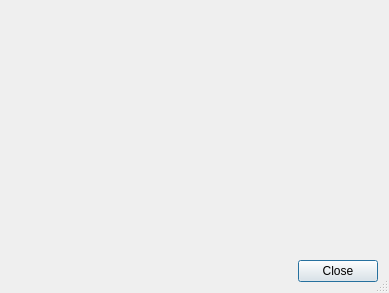
<?xml version="1.0" encoding="UTF-8"?>
<ui version="4.0">
 <class>AddDataObject</class>
 <widget class="QDialog" name="AddDataObject">
  <property name="geometry">
   <rect>
    <x>0</x>
    <y>0</y>
    <width>389</width>
    <height>293</height>
   </rect>
  </property>
  <property name="windowTitle">
   <string>Dialog</string>
  </property>
  <property name="locale">
   <locale language="English" country="UnitedStates"/>
  </property>
  <property name="sizeGripEnabled">
   <bool>true</bool>
  </property>
  <layout class="QVBoxLayout" name="verticalLayout">
   <item>
    <widget class="QLabel" name="textlabel">
     <property name="text">
      <string notr="true"/>
     </property>
    </widget>
   </item>
   <item>
    <widget class="KEditListWidget" name="keditlistwidget">
     <property name="buttons">
      <set>KEditListWidget::Add|KEditListWidget::Remove</set>
     </property>
    </widget>
   </item>
   <item>
    <widget class="QDialogButtonBox" name="buttonBox">
     <property name="orientation">
      <enum>Qt::Horizontal</enum>
     </property>
     <property name="standardButtons">
      <set>QDialogButtonBox::Close</set>
     </property>
     <property name="centerButtons">
      <bool>false</bool>
     </property>
    </widget>
   </item>
  </layout>
 </widget>
 <customwidgets>
  <customwidget>
   <class>KEditListWidget</class>
   <extends>QWidget</extends>
   <header>keditlistwidget.h</header>
  </customwidget>
 </customwidgets>
 <resources/>
 <connections>
  <connection>
   <sender>buttonBox</sender>
   <signal>accepted()</signal>
   <receiver>AddDataObject</receiver>
   <slot>accept()</slot>
   <hints>
    <hint type="sourcelabel">
     <x>248</x>
     <y>254</y>
    </hint>
    <hint type="destinationlabel">
     <x>157</x>
     <y>274</y>
    </hint>
   </hints>
  </connection>
  <connection>
   <sender>buttonBox</sender>
   <signal>rejected()</signal>
   <receiver>AddDataObject</receiver>
   <slot>reject()</slot>
   <hints>
    <hint type="sourcelabel">
     <x>316</x>
     <y>260</y>
    </hint>
    <hint type="destinationlabel">
     <x>286</x>
     <y>274</y>
    </hint>
   </hints>
  </connection>
 </connections>
</ui>
